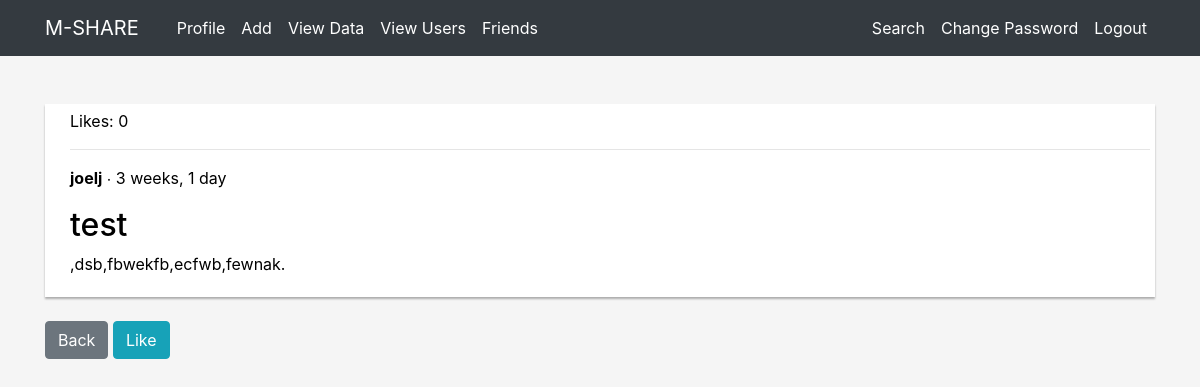
Page /obj/21/ (signed in) on the committed database.
### mshare/models.py (models this page shows, shortened)
class Share(models.Model):
    author=models.CharField(max_length=30)
    title=models.CharField(max_length=50)
    content=models.TextField()
    date=models.DateTimeField(default=timezone.now)
    likes=models.IntegerField(default=0)

### mshare/views.py (the view)
# urls.py: path('obj/<int:pk>/', views.detail, name='detail'),
@login_required
def detail(request,pk):
    obj=get_object_or_404(Share,pk=pk)
    share=Share.objects.get(pk=pk)
    try:
        liked = Like.objects.get(current_item=share)
        users = liked.users.all()
    except Like.DoesNotExist:
        users=None
    if users == None:
        check = 'False'
    elif request.user in users:
        check = 'True'
    else:
        check = 'False'
    return render(request,'mshare/detail.html',{'obj':obj,'check':check})

### mshare/templates/mshare/detail.html (shortened to what this page needs)
{% extends 'mshare/base.html' %}
{% block content %}   <br>
<br>
        <div>
            <div style="width: 100%;
padding: auto;
border: 5px solid white;
background:white;
box-shadow: 0px 2px 2px rgba(0, 0, 0, 0.3);
margin: 0px; padding-left: 20px;"
>
            <p>Likes: {{ obj.likes }}</p>
            <hr>
            <p><b>{{obj.author}}</b> &#8729   {{ obj.date|timesince }}</p>
            <h2>{{ obj.title }}</h2>
            <p>{{ obj.content|linebreaksbr }}</p>
            </div>
        <br>
        <a href="{% url 'items' %}" class="btn btn-secondary">Back</a>
            <a href="{% url 'likes' share_pk=obj.pk %}">
                {% if check == "False" %}
                <button type="button" class="save btn btn-info">
                    <span>Like</span></button>
                {% else %}
                <button type="button" class="save btn btn-danger">
                    <span></span>Unlike</span></button>
                {% endif %}
            </a>
        </div>
{% endblock %}

### rows in the picture
Share: likes "0", author "joelj", date "3 weeks, 1 day", title "test", content ",dsb,fbwekfb,ecfwb,fewnak."
